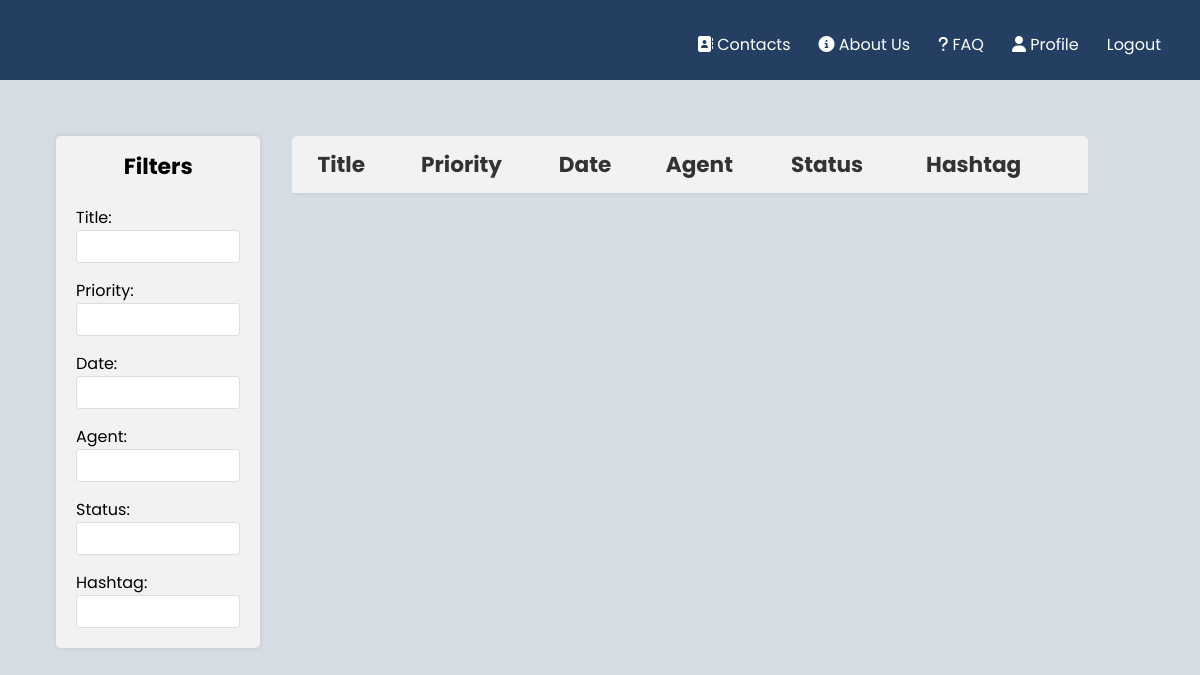
The app's page /pages/tickets_all.php?department=Marketing (signed in), older data.
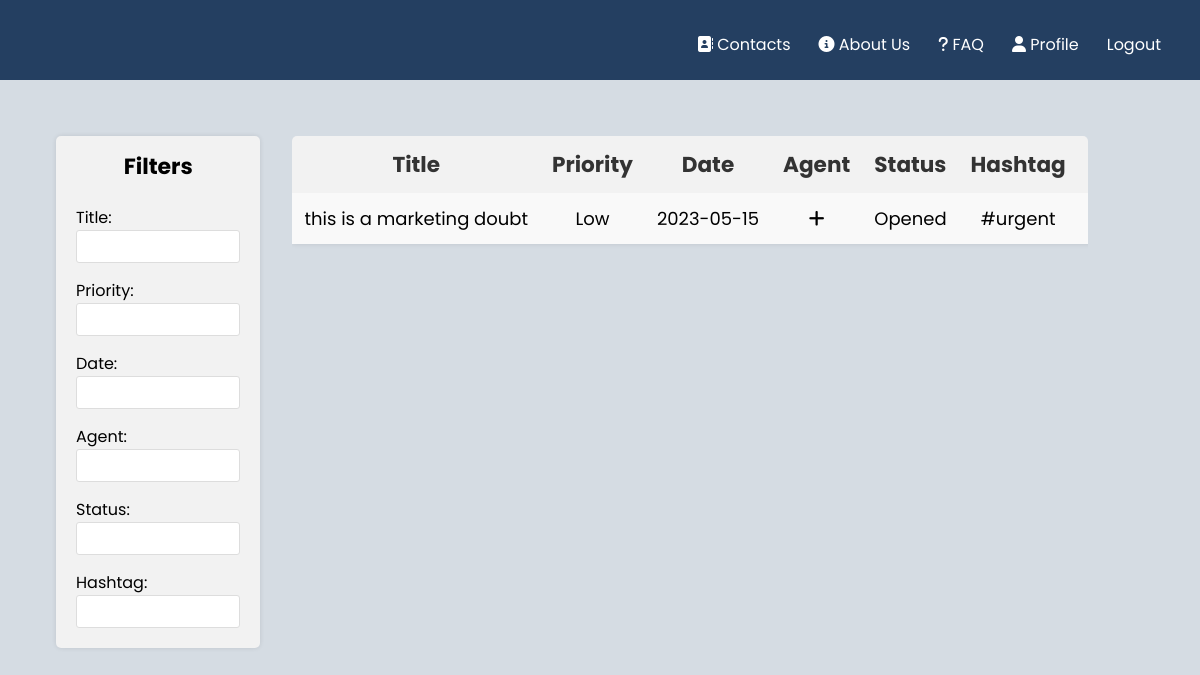
The same page, newer data.
### tables this page shows
CREATE TABLE tickets(

    idTicket integer primary key AUTOINCREMENT,
    title text NOT NULL,
    description text,
    status text references Status(title),
    idAgent text references Agents(idAgent),
    idClient text references Clients(idClient),
    department text references department(title),
    priority text,
    hashtag text,
    date datetime
);

### pages/tickets_all.php (called while the page is built, shortened)
<?php
    require_once(__DIR__ . '/../database/connection.db.php');
    include '../database/ticket.class.php';
    include '../database/user.class.php';
    include '../utils/session.php';
    include '../templates/tickets.tpl.php';
    include '../templates/tickets_all.tpl.php';
    $session = new Session();
    $db = getDatabaseConnection();
    $user = User::getUserWithId($db, $session->getID());
    $tickets = $user->getAllTicketsWithDepartment($db, $_GET['department']);
    drawTicketsAll($tickets);
?>

### database/ticket.class.php (called while the page is built, shortened)
<?php
     class Ticket{
        public string $title;
        public string $priority;
        public function __construct(int $idTicket, string $title, string $status,
          string $description, string $department, string $priority, string $date){
            $this->idTicket = $idTicket;
            $this->title = $title;
            $this->status = $status;
            $this->priority = $priority;
            $this->date = $date;
        }
        public function getTitle(){
            return $this->title;
        }
        public function getPriority(){
            return $this->priority;
        }
    }
?>

### database/user.class.php (called while the page is built, shortened)
<?php
     class User{
        static function getUserWithID(PDO $db, int $id) : ?User {
            $stmt = $db->prepare('
                SELECT u.idUser, u.email, u.name, u.username
                FROM users u JOIN admins a ON u.idUser = a.idAdmin
                WHERE u.idUser = ?');
            $stmt->execute(array($id));
            $row = $stmt->fetch(PDO::FETCH_ASSOC);
            if ($row !== false) {
                return new Admin($row['idUser'], $row['email'], $row['name'], $row['username']);
            }
            return null;
            }
     }
     class Admin extends User{
        function getAllTicketsWithDepartment($db, $department){
            $stmt = $db->prepare('SELECT idTicket, date, status, title, description, department, priority FROM tickets WHERE department = ?');
            $stmt->execute([$department]);
            $ticketRows = $stmt->fetchAll(PDO::FETCH_ASSOC);
            $tickets = [];
            foreach ($ticketRows as $row) {
                $ticket = new Ticket(
                    $row['idTicket'],
                    $row['title'],
                    $row['status'],
                    $row['description'],
                    $row['department'],
                    $row['priority'],
                    $row['date']
                );
                array_push($tickets, $ticket);
            }
            return $tickets;
        }
     }
?>

### utils/session.php (called while the page is built, shortened)
<?php
class Session{
      public function getID() : ?int {
        return isset($_SESSION['id']) ? $_SESSION['id'] : null;
      }
}
?>

### templates/tickets_all.tpl.php (the view, shortened to what this page needs)
<?php function drawTicketsAll($tickets) { ?>
    <main class="tab">
                <section class="sidebar">
                    <h3>Filters</h3>
                    <label for="titleFilter">Title:</label>
                    <input type="text" id="titleFilter">
                    <br>
                    <label for="priorityFilter">Priority:</label>
                    <input type="text" id="priorityFilter">
                    <br>
                    <label for="dateFilter">Date:</label>
                    <input type="text" id="dateFilter">
                    <br>
                    <label for="agentFilter">Agent:</label>
                    <input type="text" id="agentFilter">
                    <br>
                    <label for="statusFilter">Status:</label>
                    <input type="text" id="statusFilter">
                    <br>
                    <label for="hashtagFilter">Hashtag:</label>
                    <input type="text" id="hashtagFilter">
                </section>
            <section class="table-container">
                <table id="filter">
                        <th>Title</th>
                        <th>Priority</th>
                        <th>Date</th>
                        <th>Agent</th>
                        <th>Status</th>
                        <th>Hashtag</th>
                        <th></th>
                    <?php
                        foreach($tickets as $ticket)
                            drawTicketAll($ticket);
                    ?>
                </table>
            </section>
        </main>
    </body>
</html>
<?php } ?>
<?php function drawTicketAll($ticket) { ?>
    <tr>
        <td><a href="../pages/ticket_detail.php?ticket=<?php echo urlencode($ticket->idTicket) ?>"><?php echo $ticket->getTitle() ?></a></td>
        <td><?php echo $ticket->getPriority() ?></td>
        <td><?php echo $ticket->date ?></td>
        <td>
            <?php
                if ($ticket->status == "Opened"){
                    echo "<i class=\"fa-solid fa-plus\"></i>";
                }
                else{
                    echo $ticket->status;
                }
            ?>
        </td>
        <td><?php echo $ticket->status ?></td>
        <td>#urgent</td>
        <td><i class="fa-solid fa-pencil"></i></td>
    </tr>
<?php } ?>

Row changes from the older to the newer data that the page shows:
added tickets: title "this is a marketing doubt", priority "Low", date "2023-05-15", status "Opened"
